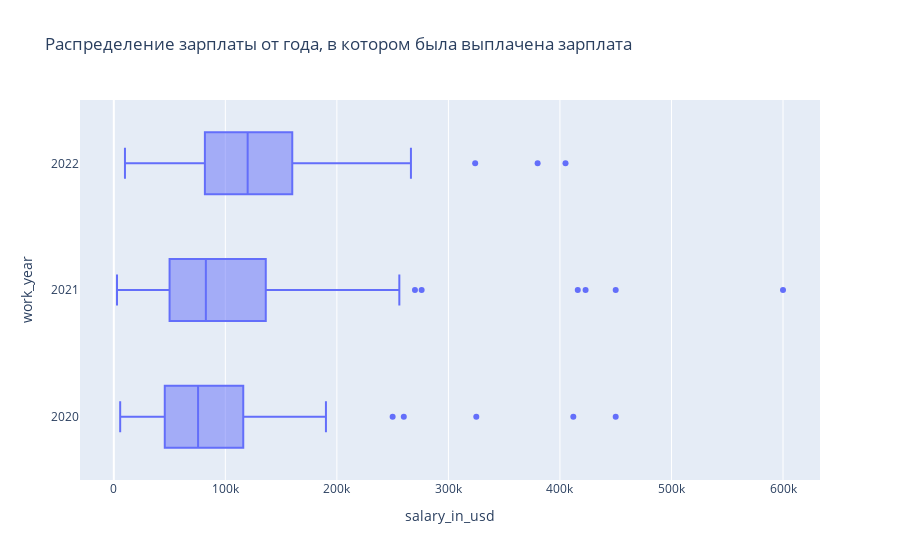

Write notebook code for a chart like this one.
### Code cell
fig = px.box(
    data,
    x="salary_in_usd", 
    y="work_year",
    title='Распределение зарплаты от года, в котором была выплачена зарплата',
    orientation='h',
);
fig.show()

### Figure 1 — Plotly figure (JSON) as saved in the notebook; plotly's stock layout.template omitted (floating-point values rounded to 4 significant figures; data arrays with more than 128 entries replaced by an {"elided": "..."} marker saying what was removed)
{"data": [{"alignmentgroup": "True", "hovertemplate": "salary_in_usd=%{x}<br>work_year=%{y}<extra></extra>", "legendgroup": "", "marker": {"color": "#636efa"}, "name": "", "notched": false, "offsetgroup": "", "orientation": "h", "showlegend": false, "type": "box", "x": {"elided": "607 int values"}, "x0": " ", "xaxis": "x", "y": {"elided": "607 int values"}, "y0": " ", "yaxis": "y"}], "layout": {"boxmode": "group", "legend": {"tracegroupgap": 0}, "title": {"text": "Распределение зарплаты от года, в котором была выплачена зарплата"}, "xaxis": {"anchor": "y", "domain": [0, 1], "title": {"text": "salary_in_usd"}}, "yaxis": {"anchor": "x", "domain": [0, 1], "title": {"text": "work_year"}}}}
